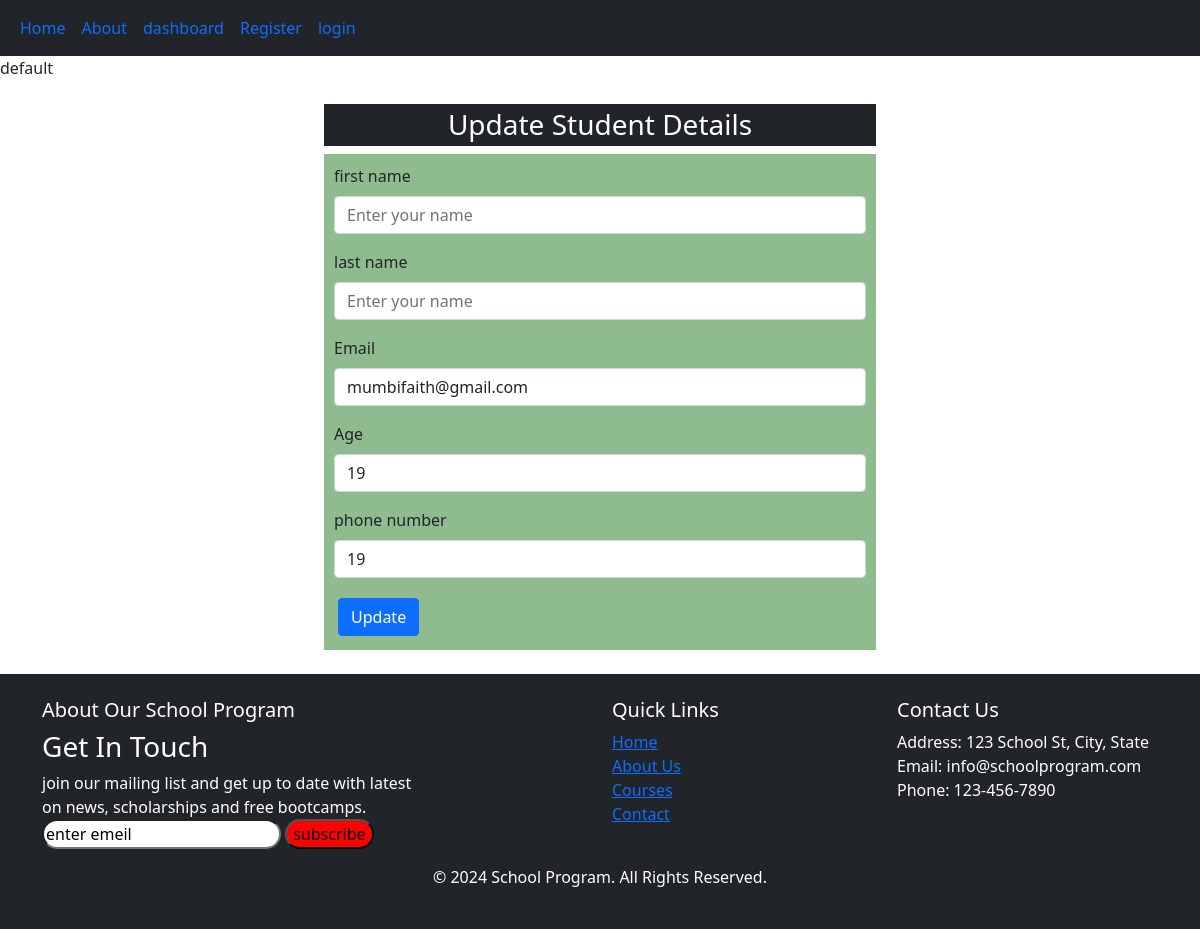
The app's page /editstudent/2, older data.
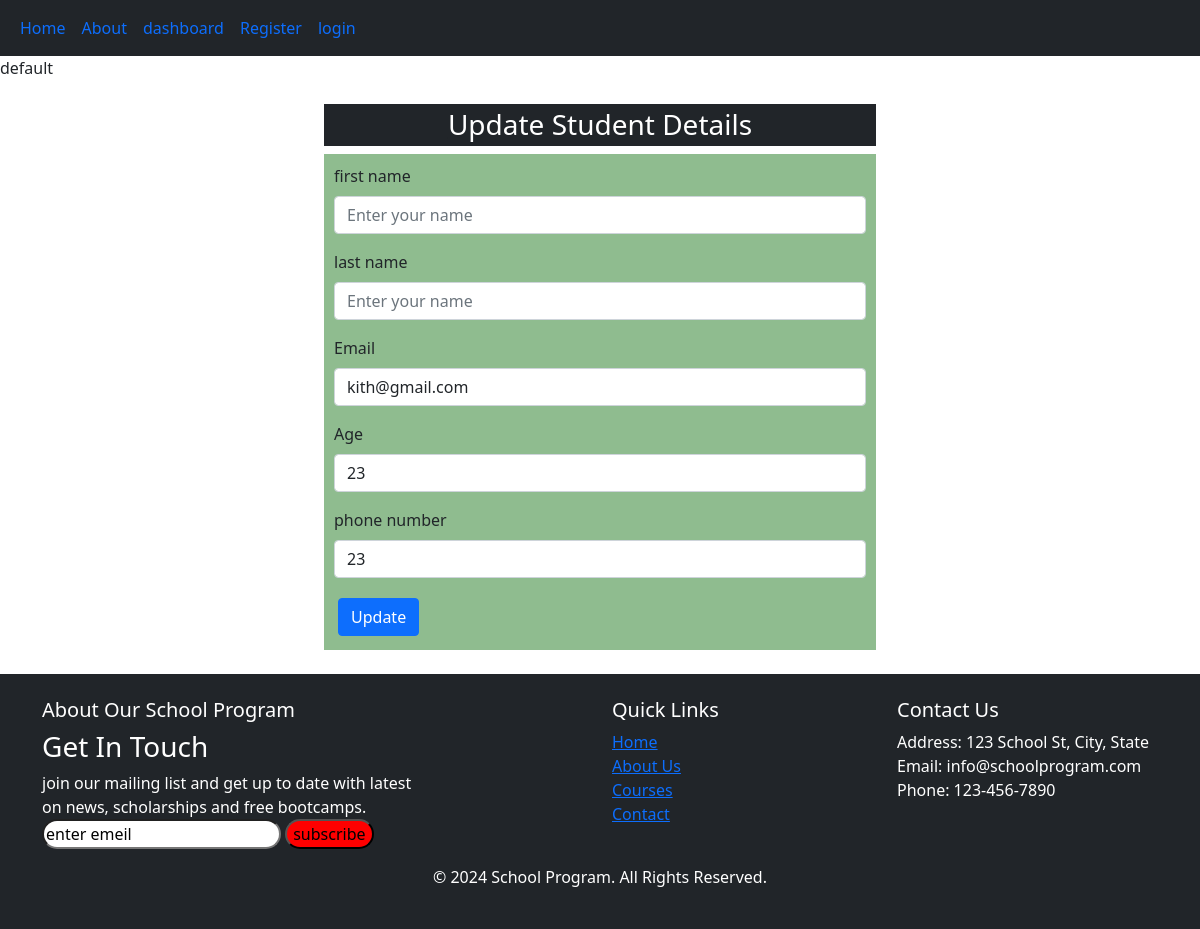
The same page, newer data.
### registration/models.py (models this page shows)
class testmonkey(models.Model):
    firstname = models.CharField(max_length=100)
    lastname = models.CharField(max_length=100)
    email = models.EmailField(unique=True)
    age = models.IntegerField()
    phone_number = models.IntegerField(blank=True, null=True)

### registration/views.py (the view)
# urls.py: path('editstudent/<id>', views.editstudent, name='editstudent'),
def editstudent(request,id):
  data = testmonkey.objects.get(id=id)
  context = {'data': data}
  return render(request, 'updatestudent.html', context)

### registration/templates/updatestudent.html (shortened to what this page needs)
<!DOCTYPE html>
<html lang="en">
<head>
</head>
<body>
    {% extends 'dashboard.html' %}
{% block content %}
    <div class="container ml-2 p-4 col-md-6" >
      <u><h3 class="bg-dark text-white p-1 text-center">Update Student Details </h3></u>
          <form method="POST" action="/updatestudent/{{ data.id }}" style="background-color:darkseagreen;padding:10px;" >
            <div class="mb-3">
              <label for="name" class="form-label">first name</label>
              <input type="text" class="form-control" name="first name" value="{{ data.studentname }}" id="name" placeholder="Enter your name" required>
            </div>
            <div class="mb-3">
              <label for="name" class="form-label">last name</label>
              <input type="text" class="form-control" name="last name" value="{{ data.studentname }}" id="name" placeholder="Enter your name" required>
            </div>
            <div class="mb-3">
              <label for="email" class="form-label">Email</label>
              <input type="email" class="form-control" name="email" value="{{ data.email }}" id="email" placeholder="Enter your email" required>
            </div>
            <div class="mb-3">
              <label for="age" class="form-label">Age</label>
              <input type="number" class="form-control" name="age" value="{{ data.age }}" id="age" placeholder="Enter your age" required>
            </div>
            <div class="mb-3">
              <label for="age" class="form-label">phone number</label>
              <input type="number" class="form-control" name="phone" value="{{ data.age }}" id="number" placeholder="Enter your age" required>
            </div>
            <button type="submit" class="btn btn-primary m-1">Update</button>
          </form>
    </div>
{% endblock %}

Row changes from the older to the newer data that the page shows:
changed testmonkey: email "mumbifaith@gmail.com" → "kith@gmail.com"; age "19" → "23"; phone "19" → "23"
